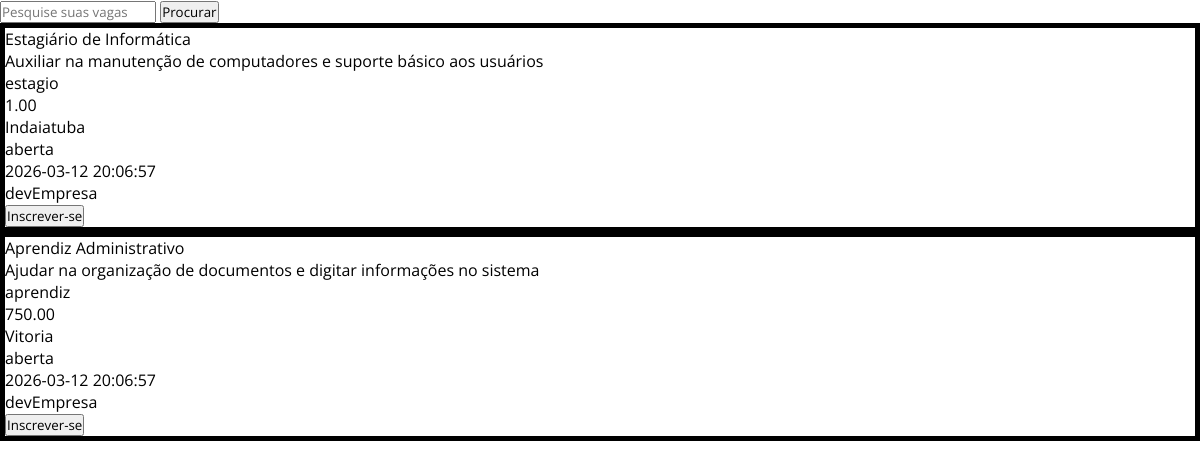
The page /public/views/vagas.php (signed in) on the database its author committed.
### tables this page shows
CREATE TABLE IF NOT EXISTS vagas (
    id_vaga INT AUTO_INCREMENT PRIMARY KEY,
    titulo VARCHAR(150) NOT NULL,
    descricao TEXT,
    tipo ENUM('estagio','aprendiz') NOT NULL,
    salario DECIMAL(10,2),
    cidade VARCHAR(100),
    status ENUM('aberta','fechada') DEFAULT 'aberta',
    data_publicacao TIMESTAMP DEFAULT CURRENT_TIMESTAMP,
    id_empresa INT NOT NULL,

    CONSTRAINT fk_vaga_empresa
    FOREIGN KEY (id_empresa)
    REFERENCES empresas(id_empresa)
    ON DELETE CASCADE
    ON UPDATE CASCADE
);

CREATE TABLE IF NOT EXISTS empresas (
    id_empresa INT AUTO_INCREMENT PRIMARY KEY,
    nome VARCHAR(150) NOT NULL,
    cnpj VARCHAR(14) UNIQUE,
    telefone VARCHAR(20),
    cidade VARCHAR(100),
    id_usuario INT NOT NULL,

    CONSTRAINT fk_empresa_usuario
    FOREIGN KEY (id_usuario)
    REFERENCES usuarios(id)
    ON DELETE CASCADE
    ON UPDATE CASCADE
);

### src/controllers/VagaController.php (called while the page is built, shortened)
<?php
require_once __DIR__ . '/../config/config.php';
require_once __DIR__ . '/../models/Usuarios.php';
function handleBuscarVaga($pdo)
{
    try {
        $userModel = new Usuario($pdo);
        return $userModel->buscarVaga();
    } catch (PDOException $e) {
        error_log("Erro ao trazer vagas: " . $e->getMessage());
        return [];
    }
}

### src/models/Usuarios.php (called while the page is built, shortened)
<?php
class Usuario
{
    private $pdo;
    public function __construct($pdo)
    {
        $this->pdo = $pdo;
    }
    public function buscarVaga()
    {
        $stmt = $this->pdo->prepare("
        SELECT vagas.*, empresas.nome
        FROM vagas
        INNER JOIN empresas ON vagas.id_empresa = empresas.id_empresa;
        ");
        $stmt->execute();
        return $stmt->fetchAll(PDO::FETCH_ASSOC);
    }
}

### public/views/vagas.php (the view, shortened to what this page needs)
<?php
require_once __DIR__ . "/../../src/controllers/InscricaoController.php";
require_once __DIR__ . "/../../src/controllers/VagaController.php";
$vagas = handleBuscarVaga($pdo);
?>
<!DOCTYPE html>
<html lang="pt-BR">
<head>
    <link rel="stylesheet" href="../assets/css/globalEimports.css">
    <link rel="stylesheet" href="../assets/css/navegation.css">
    <link rel="stylesheet" href="../assets/css/main.css">
    <link rel="stylesheet" href="../assets/css/vagas.css">
</head>
<body>
    <div>
        <form action="" role="search">
            <input type="search" class="input-search" id="search-bar" placeholder="Pesquise suas vagas" required>
            <button type="submit" class="btn-search">Procurar</button>
        </form>
    </div>
    <div id="listagem-vagas">
        <?php foreach ($vagas as $vaga): ?>
            <div style="border: 5px solid black;">
                <form method="POST" action="../../src/controllers/InscricaoController.php">
                    <p><?= $vaga['titulo'] ?></p>
                    <p><?= $vaga['descricao'] ?></p>
                    <p><?= $vaga['tipo'] ?></p>
                    <p><?= $vaga['salario'] ?></p>
                    <p><?= $vaga['cidade'] ?></p>
                    <p><?= $vaga['status'] ?></p>
                    <p><?= $vaga['data_publicacao'] ?></p>
                    <p><?= $vaga['nome'] ?></p>
                    <button type="submit">Inscrever-se</button>
                </form>
            </div>
        <?php endforeach; ?>
    </div>
</body>
</html>

### public/assets/css/globalEimports.css (style rules this page uses)
* { margin:0; padding:0; box-sizing:border-box; font-family: 'Open Sans', sans-serif; }

### rows shown on the page
vagas: titulo "Estagiário de Informática", descricao "Auxiliar na manutenção de computadores e suporte básico aos usuários", tipo "estagio", salario "1.00", cidade "Indaiatuba", status "aberta", data_publicacao "2026-03-12 20:06:57", id_empresa.nome "devEmpresa"
vagas: titulo "Aprendiz Administrativo", descricao "Ajudar na organização de documentos e digitar informações no sistema", tipo "aprendiz", salario "750.00", cidade "Vitoria", status "aberta", data_publicacao "2026-03-12 20:06:57", id_empresa.nome "devEmpresa"
